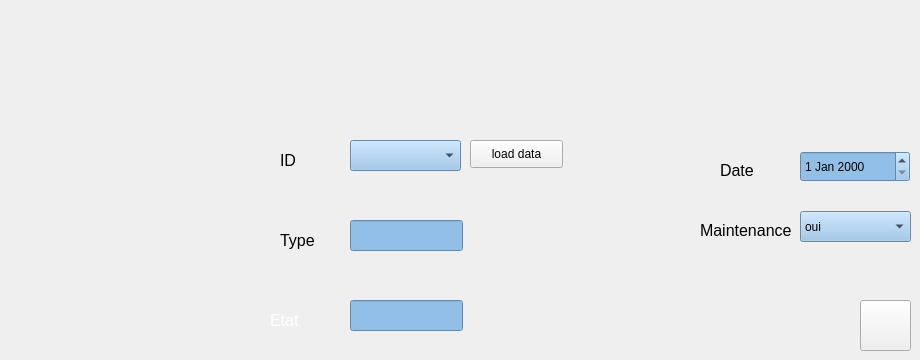
        <widget class="QWidget" name="tab_3">
         <attribute name="title">
          <string>modifier un materiel</string>
         </attribute>
         <widget class="QComboBox" name="comboBox3">
          <property name="geometry">
           <rect>
            <x>800</x>
            <y>211</y>
            <width>111</width>
            <height>31</height>
           </rect>
          </property>
          <property name="styleSheet">
           <string notr="true">background-color: rgb(146, 191, 232);</string>
          </property>
          <item>
           <property name="text">
            <string>oui</string>
           </property>
          </item>
          <item>
           <property name="text">
            <string>non</string>
           </property>
          </item>
         </widget>
         <widget class="QLineEdit" name="lineEdit_type1">
          <property name="geometry">
           <rect>
            <x>350</x>
            <y>220</y>
            <width>113</width>
            <height>31</height>
           </rect>
          </property>
          <property name="styleSheet">
           <string notr="true">background-color: rgb(146, 191, 232);</string>
          </property>
         </widget>
         <widget class="QComboBox" name="comboBoxid">
          <property name="geometry">
           <rect>
            <x>350</x>
            <y>140</y>
            <width>111</width>
            <height>31</height>
           </rect>
          </property>
          <property name="styleSheet">
           <string notr="true">background-color: rgb(146, 191, 232);</string>
          </property>
         </widget>
         <widget class="QPushButton" name="pushButton_8">
          <property name="geometry">
           <rect>
            <x>470</x>
            <y>140</y>
            <width>93</width>
            <height>28</height>
           </rect>
          </property>
          <property name="text">
           <string>load data</string>
          </property>
         </widget>
         <widget class="QPushButton" name="pushButton_modifier_materiel">
          <property name="geometry">
           <rect>
            <x>860</x>
            <y>300</y>
            <width>51</width>
            <height>51</height>
           </rect>
          </property>
          <property name="text">
           <string/>
          </property>
          <property name="icon">
           <iconset resource="resource.qrc">
            <normaloff>:/thourayaIMG/filesqt/illustration-refresh-icon_53876-5630.jpg</normaloff>:/thourayaIMG/filesqt/illustration-refresh-icon_53876-5630.jpg</iconset>
          </property>
          <property name="iconSize">
           <size>
            <width>50</width>
            <height>100</height>
           </size>
          </property>
         </widget>
         <widget class="QLineEdit" name="lineEdit_etat1">
          <property name="geometry">
           <rect>
            <x>350</x>
            <y>300</y>
            <width>113</width>
            <height>31</height>
           </rect>
          </property>
          <property name="styleSheet">
           <string notr="true">background-color: rgb(146, 191, 232);
</string>
          </property>
         </widget>
         <widget class="QDateEdit" name="lineEdit_achat1">
          <property name="geometry">
           <rect>
            <x>800</x>
            <y>151</y>
            <width>110</width>
            <height>31</height>
           </rect>
          </property>
          <property name="styleSheet">
           <string notr="true">background-color: rgb(146, 191, 232);</string>
          </property>
         </widget>
         <widget class="QLabel" name="label_18">
          <property name="enabled">
           <bool>false</bool>
          </property>
          <property name="geometry">
           <rect>
            <x>280</x>
            <y>140</y>
            <width>41</width>
            <height>41</height>
           </rect>
          </property>
          <property name="maximumSize">
           <size>
            <width>94</width>
            <height>76</height>
           </size>
          </property>
          <property name="font">
           <font>
            <family>MS Shell Dlg 2</family>
            <pointsize>11</pointsize>
            <weight>50</weight>
            <italic>false</italic>
            <bold>false</bold>
           </font>
          </property>
          <property name="toolTip">
           <string>&lt;html&gt;&lt;head/&gt;&lt;body&gt;&lt;p&gt;ID&lt;/p&gt;&lt;/body&gt;&lt;/html&gt;</string>
          </property>
          <property name="styleSheet">
           <string notr="true">background-image: url(:/img/img/585e4adacb11b227491c3392.png);

color: rgb(0, 0, 0);
</string>
          </property>
          <property name="text">
           <string>&lt;html&gt;&lt;head/&gt;&lt;body&gt;&lt;p&gt;&lt;span style=&quot; font-size:12pt;&quot;&gt;ID&lt;/span&gt;&lt;/p&gt;&lt;/body&gt;&lt;/html&gt;</string>
          </property>
          <property name="wordWrap">
           <bool>false</bool>
          </property>
         </widget>
         <widget class="QLabel" name="label_19">
          <property name="enabled">
           <bool>false</bool>
          </property>
          <property name="geometry">
           <rect>
            <x>280</x>
            <y>220</y>
            <width>51</width>
            <height>41</height>
           </rect>
          </property>
          <property name="maximumSize">
           <size>
            <width>94</width>
            <height>76</height>
           </size>
          </property>
          <property name="font">
           <font>
            <family>MS Shell Dlg 2</family>
            <pointsize>11</pointsize>
            <weight>50</weight>
            <italic>false</italic>
            <bold>false</bold>
           </font>
          </property>
          <property name="toolTip">
           <string>&lt;html&gt;&lt;head/&gt;&lt;body&gt;&lt;p&gt;ID&lt;/p&gt;&lt;/body&gt;&lt;/html&gt;</string>
          </property>
          <property name="styleSheet">
           <string notr="true">background-image: url(:/img/img/585e4adacb11b227491c3392.png);

color: rgb(0, 0, 0);
</string>
          </property>
          <property name="text">
           <string>&lt;html&gt;&lt;head/&gt;&lt;body&gt;&lt;p&gt;&lt;span style=&quot; font-size:12pt;&quot;&gt;Type&lt;/span&gt;&lt;/p&gt;&lt;/body&gt;&lt;/html&gt;</string>
          </property>
          <property name="wordWrap">
           <bool>false</bool>
          </property>
         </widget>
         <widget class="QLabel" name="label_20">
          <property name="enabled">
           <bool>false</bool>
          </property>
          <property name="geometry">
           <rect>
            <x>270</x>
            <y>300</y>
            <width>41</width>
            <height>41</height>
           </rect>
          </property>
          <property name="maximumSize">
           <size>
            <width>94</width>
            <height>76</height>
           </size>
          </property>
          <property name="font">
           <font>
            <family>MS Shell Dlg 2</family>
            <pointsize>11</pointsize>
            <weight>50</weight>
            <italic>false</italic>
            <bold>false</bold>
           </font>
          </property>
          <property name="toolTip">
           <string>&lt;html&gt;&lt;head/&gt;&lt;body&gt;&lt;p&gt;ID&lt;/p&gt;&lt;/body&gt;&lt;/html&gt;</string>
          </property>
          <property name="styleSheet">
           <string notr="true">background-image: url(:/img/img/585e4adacb11b227491c3392.png);

color: rgb(255,255, 255);
</string>
          </property>
          <property name="text">
           <string>&lt;html&gt;&lt;head/&gt;&lt;body&gt;&lt;p&gt;&lt;span style=&quot; font-size:12pt;&quot;&gt;Etat&lt;/span&gt;&lt;/p&gt;&lt;/body&gt;&lt;/html&gt;</string>
          </property>
          <property name="wordWrap">
           <bool>false</bool>
          </property>
         </widget>
         <widget class="QLabel" name="label_21">
          <property name="enabled">
           <bool>false</bool>
          </property>
          <property name="geometry">
           <rect>
            <x>720</x>
            <y>150</y>
            <width>51</width>
            <height>41</height>
           </rect>
          </property>
          <property name="maximumSize">
           <size>
            <width>94</width>
            <height>76</height>
           </size>
          </property>
          <property name="font">
           <font>
            <family>MS Shell Dlg 2</family>
            <pointsize>11</pointsize>
            <weight>50</weight>
            <italic>false</italic>
            <bold>false</bold>
           </font>
          </property>
          <property name="toolTip">
           <string>&lt;html&gt;&lt;head/&gt;&lt;body&gt;&lt;p&gt;ID&lt;/p&gt;&lt;/body&gt;&lt;/html&gt;</string>
          </property>
          <property name="styleSheet">
           <string notr="true">background-image: url(:/img/img/585e4adacb11b227491c3392.png);

color: rgb(0, 0, 0);
</string>
          </property>
          <property name="text">
           <string>&lt;html&gt;&lt;head/&gt;&lt;body&gt;&lt;p&gt;&lt;span style=&quot; font-size:12pt;&quot;&gt;Date&lt;/span&gt;&lt;/p&gt;&lt;/body&gt;&lt;/html&gt;</string>
          </property>
          <property name="wordWrap">
           <bool>false</bool>
          </property>
         </widget>
         <widget class="QLabel" name="label_33">
          <property name="enabled">
           <bool>false</bool>
          </property>
          <property name="geometry">
           <rect>
            <x>700</x>
            <y>210</y>
            <width>94</width>
            <height>41</height>
           </rect>
          </property>
          <property name="maximumSize">
           <size>
            <width>94</width>
            <height>76</height>
           </size>
          </property>
          <property name="font">
           <font>
            <family>MS Shell Dlg 2</family>
            <pointsize>11</pointsize>
            <weight>50</weight>
            <italic>false</italic>
            <bold>false</bold>
           </font>
          </property>
          <property name="toolTip">
           <string>&lt;html&gt;&lt;head/&gt;&lt;body&gt;&lt;p&gt;ID&lt;/p&gt;&lt;/body&gt;&lt;/html&gt;</string>
          </property>
          <property name="styleSheet">
           <string notr="true">background-image: url(:/img/img/585e4adacb11b227491c3392.png);

color: rgb(0, 0, 0);
</string>
          </property>
          <property name="text">
           <string>&lt;html&gt;&lt;head/&gt;&lt;body&gt;&lt;p&gt;&lt;span style=&quot; font-size:12pt;&quot;&gt;Maintenance&lt;/span&gt;&lt;/p&gt;&lt;/body&gt;&lt;/html&gt;</string>
          </property>
          <property name="wordWrap">
           <bool>false</bool>
          </property>
         </widget>
        </widget>
